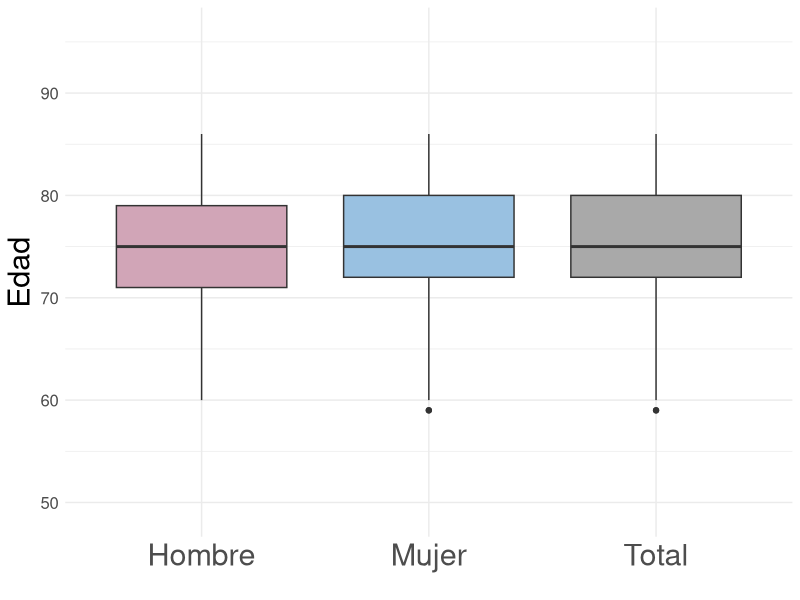
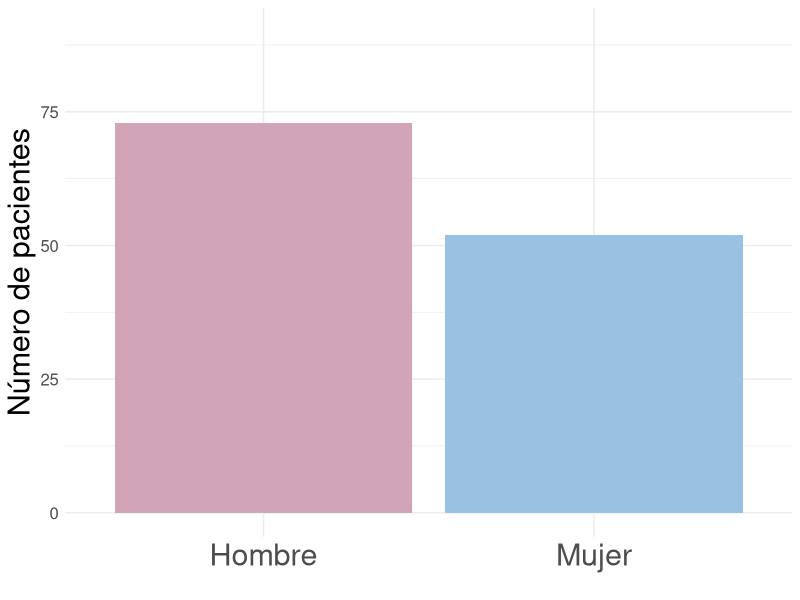
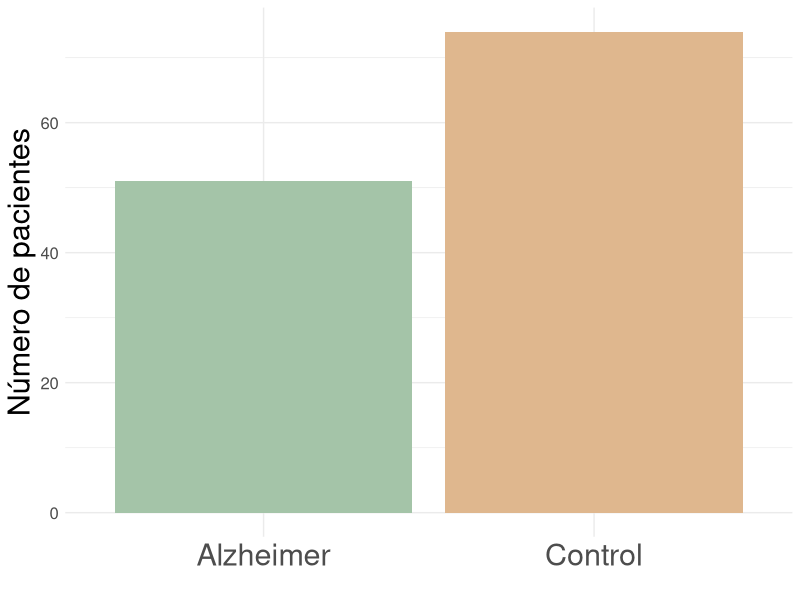
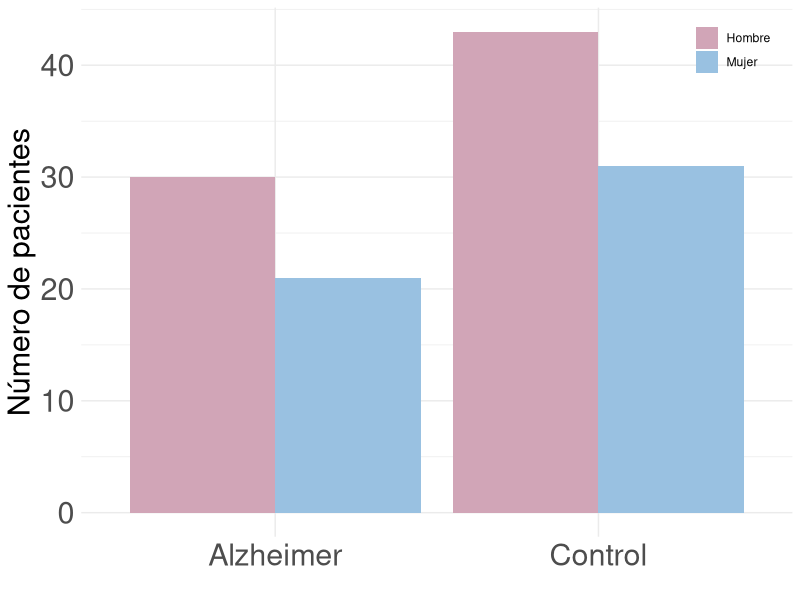
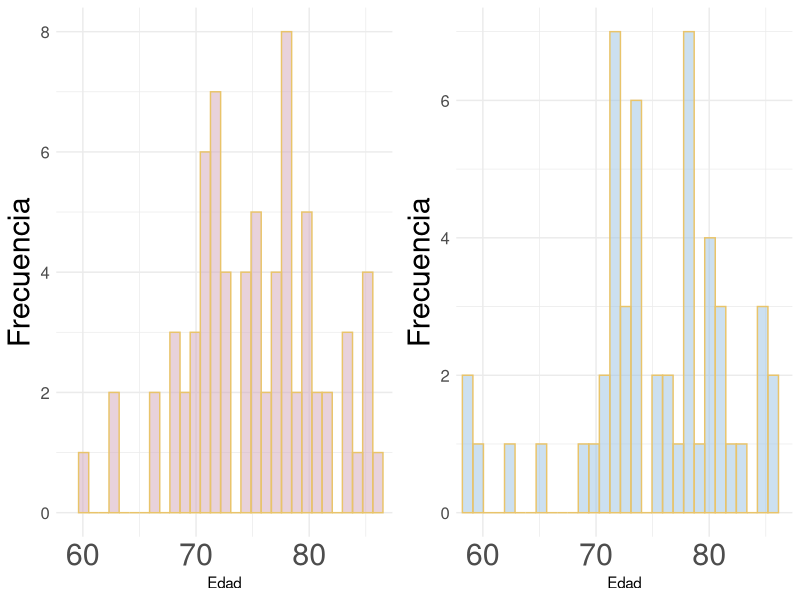
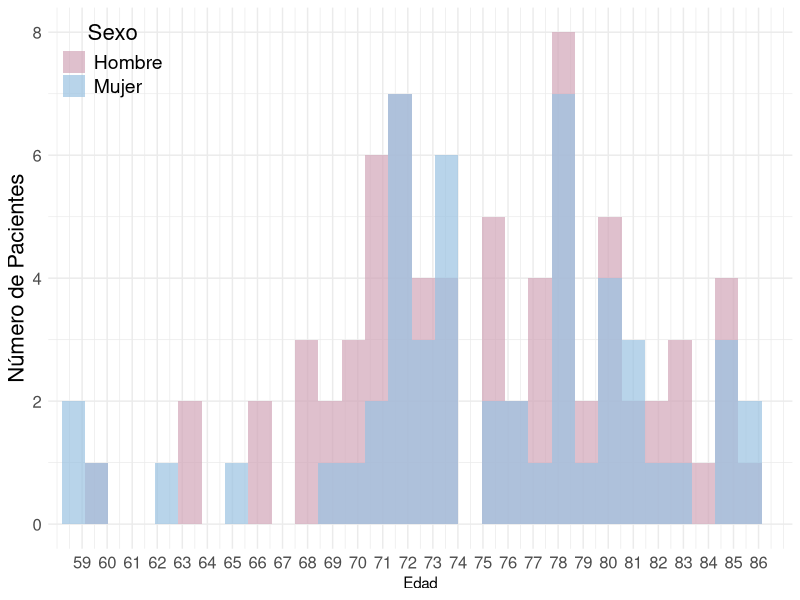
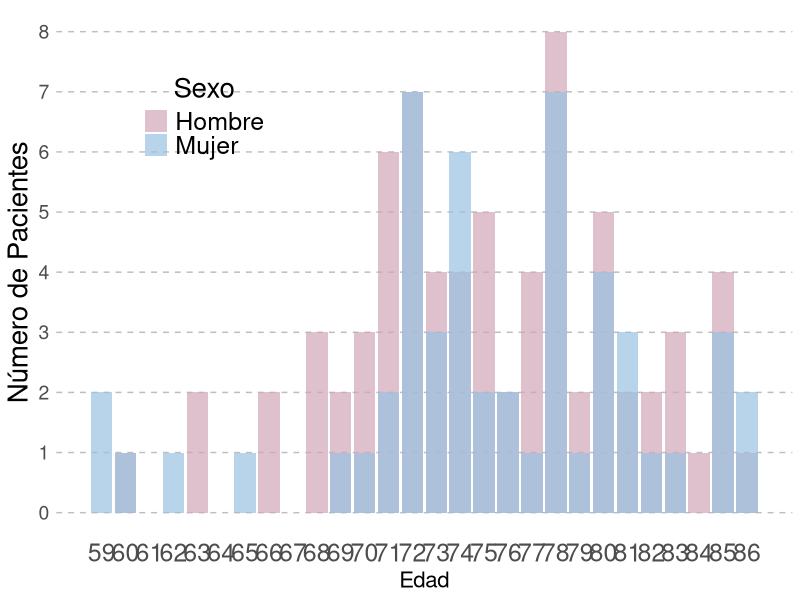
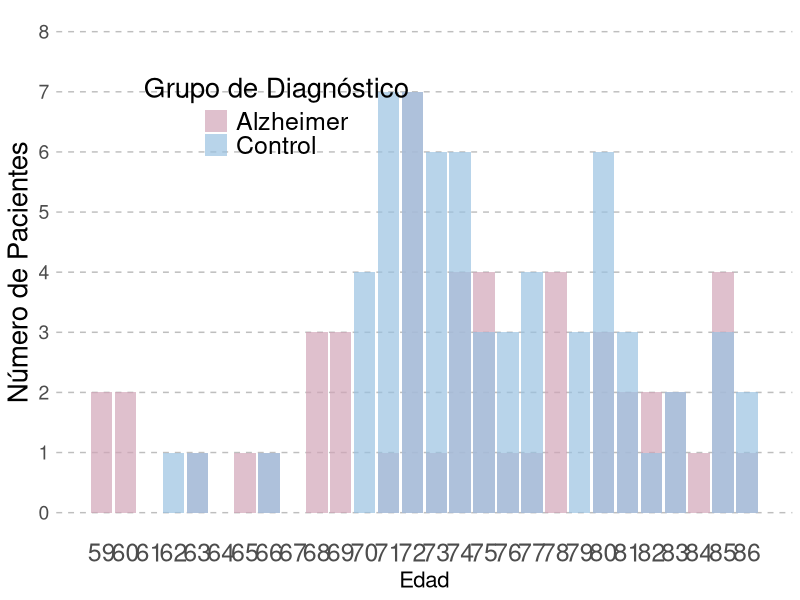

Here is the R script that generated these plots, in order:
# Cargar librerías
library(tidyverse)

# Cargar y procesar el CSV

data <- read.csv(file = "Demographics.csv", header = TRUE, sep= ";")
colnames(data) <- c("Participante", "Grupo de Diagnóstico", "Sexo", "Edad")
data <- data %>% mutate(Sexo = recode(Sexo, F = "Mujer", M = "Hombre"))
data <- data %>% mutate(`Grupo de Diagnóstico` = recode(`Grupo de Diagnóstico`, AD = "Alzheimer", CN = "Control"))


# Calcular estadísticas descriptivas
media_edad <- mean(data$Edad)
media_edad_H <- mean(data$Edad[data$Sexo == "Hombre"])
media_edad_M <- mean(data$Edad[data$Sexo == "Mujer"])
max_edad <- max(data$Edad)
max_edad_H <- max(data$Edad[data$Sexo == "Hombre"])
max_edad_M <- max(data$Edad[data$Sexo == "Mujer"])
min_edad_H <- min(data$Edad[data$Sexo == "Hombre"])
min_edad_M <- min(data$Edad[data$Sexo == "Mujer"])
min_edad <- min(data$Edad)
sd_edad <- sd(data$Edad)
n_mujeres <- sum(data$Sexo == "Mujer")
n_hombres <- sum(data$Sexo == "Hombre")
proporcion_sexo <- n_mujeres / n_hombres
n_alzheimer <- sum(data$`Grupo de Diagnóstico` == "Alzheimer")
n_control <- sum(data$`Grupo de Diagnóstico` == "Control")
proporcion_diagnostico <- n_alzheimer / n_control

# Gráfico de cajas para la edad

data_total <- data.frame(Edad = data$Edad, Sexo = "Total")
data_sex <- data[, c("Edad", "Sexo")]
data_sex$Sexo <- factor(data_sex$Sexo, levels = c("Total", "Mujer", "Hombre"))
data_combined <- rbind(data_total, data_sex)

edad_boxplot <- ggplot(data_combined, aes(x = Sexo, y = Edad, fill = Sexo)) +
  geom_boxplot() +
  scale_fill_manual(values = c("Total" = "#A9A9A9", "Mujer" = "#99C1E1", "Hombre" = "#D1A5B7")) +
  labs(x = "", y = "Edad") +
  theme_minimal() +
  theme(legend.position = "none", axis.text.y = element_text(size = 12), axis.text.x = element_text(size = 22), axis.title.y = element_text(size = 22)) +
  coord_cartesian(ylim = c(min(data_combined$Edad) - 10, max(data_combined$Edad) + 10))

print(edad_boxplot)

# Gráfico de barras para visualizar cuántos pacientes son hombre vs mujeres
genero_barplot <- ggplot(data, aes(x = Sexo, fill = Sexo)) +
  geom_bar() +
  scale_fill_manual(values = c("Mujer" = "#99C1E1", "Hombre" = "#D1A5B7")) +
  scale_y_continuous(limits = c(0, 90)) +
  labs(x = "", y = "Número de pacientes") +
  theme_minimal() +
  theme(legend.position = "none", axis.text.y = element_text(size = 12), axis.text.x = element_text(size = 22), axis.title.y = element_text(size = 22))

print(genero_barplot)



# Gráfico de barras para visualizar cuantos pacientes son Alzheimer y cuantos son Control
diagnostico_barplot <- ggplot(data, aes(x = `Grupo de Diagnóstico`, fill = `Grupo de Diagnóstico`)) +
  geom_bar() +
  scale_fill_manual(values = c("Alzheimer" = "#A4C4A8", "Control" = "#DFB78E")) +
  labs(x = "", y = "Número de pacientes") +
  theme_minimal() +
  theme(legend.position = "none", axis.text.y = element_text(size = 12), axis.text.x = element_text(size = 22), axis.title.y = element_text(size = 22))

print(diagnostico_barplot)


# Gráfico de barras para visualizar cuantos pacientes son Alzheimer y cuantos son Control, desglosado por sexo
diagnostico_sexo_barplot <- ggplot(data, aes(x = `Grupo de Diagnóstico`, fill = Sexo)) +
  geom_bar(position = "dodge") +
  scale_fill_manual(values = c("Mujer" = "#99C1E1", "Hombre" = "#D1A5B7")) +
  labs(x = "", y = "Número de pacientes") +
  theme_minimal() +
  theme(legend.position = c(0.98, 0.98), legend.justification = c(1, 1), legend.background = element_blank(), legend.title = element_blank(), axis.text.y = element_text(size = 22), axis.text.x = element_text(size = 22), axis.title.y = element_text(size = 22))

print(diagnostico_sexo_barplot)



library(ggplot2)
library(gridExtra)
library(dplyr)

# Filtramos los datos por sexo
data_H <- data %>% filter(Sexo == "Hombre")
data_M <- data %>% filter(Sexo == "Mujer")

# Gráficos de histogramas para la edad
p1 <- ggplot(data_H, aes(x = Edad)) +
    geom_histogram(fill="#D1A5B7", color="#e9c46a", alpha=0.5, bins=30) + 
    labs(x = "Edad", y = "Frecuencia") +
    theme_minimal() +
    theme(legend.position = "none", 
          axis.text.y = element_text(size = 12), 
          axis.text.x = element_text(size = 22), 
          axis.title.y = element_text(size = 22)) +
    coord_cartesian(xlim = c(min(data$Edad), max(data$Edad)))

p2 <- ggplot(data_M, aes(x = Edad)) +
    geom_histogram(fill="#99C1E1", color="#e9c46a", alpha=0.5, bins=30) + 
    labs(x = "Edad", y = "Frecuencia") +
    theme_minimal() +
    theme(legend.position = "none", 
          axis.text.y = element_text(size = 12), 
          axis.text.x = element_text(size = 22), 
          axis.title.y = element_text(size = 22)) +
    coord_cartesian(xlim = c(min(data$Edad), max(data$Edad)))

# Ahora los mostramos juntos
gridExtra::grid.arrange(p1, p2, ncol=2)


# Filtrar los datos por Sexo
data_hombre <- data[data$Sexo == "Hombre", ]
data_mujer <- data[data$Sexo == "Mujer", ]





scale_x_continuous(breaks = seq(min(data$Edad), max(data$Edad), by = 5))


# Crear el histograma
hist_plot <- ggplot() +
    geom_histogram(data = data_hombre, aes(x = Edad, fill = Sexo), bins = 30, alpha = 0.7) +
    geom_histogram(data = data_mujer, aes(x = Edad, fill = Sexo), bins = 30, alpha = 0.7) +
    scale_fill_manual(values = c("Hombre" = "#D1A5B7", "Mujer" = "#99C1E1")) +
    labs(x = "Edad", y = "Número de Pacientes", fill = "Sexo") +
    theme_minimal() +
    theme(legend.position = "top", legend.title = element_text(size = 16), legend.text = element_text(size = 14),
          axis.text.x = element_text(size = 12), axis.text.y = element_text(size = 12),
          axis.title.y = element_text(size = 16)) +
    guides(fill = guide_legend(title.position = "top", title.hjust = 0.5, title.vjust = 0.5)) +
    scale_x_continuous(breaks = seq(min(data$Edad), max(data$Edad), by = 1), labels = seq(min(data$Edad), max(data$Edad), by = 1)) +
    coord_cartesian(xlim = c(min(data$Edad), max(data$Edad))) +
    theme(axis.text.x = element_text(angle = 0, hjust = 0.5)) +
    theme(legend.justification = c(0, 1), legend.position = c(0, 1),
          legend.box.just = "left", legend.margin = margin(10, 10, 10, 10))

# Imprimir el histograma
print(hist_plot)



# Crear el histograma
hist_plot <- ggplot() +
    geom_bar(data = data_hombre, aes(x = Edad, fill = Sexo), alpha = 0.7, position = "dodge") +
    geom_bar(data = data_mujer, aes(x = Edad, fill = Sexo), alpha = 0.7, position = "dodge") +
    scale_fill_manual(values = c("Hombre" = "#D1A5B7", "Mujer" = "#99C1E1")) +
    labs(x = "Edad", y = "Número de Pacientes", fill = "Sexo") +
    theme_minimal() +
    theme(legend.position = "top-left", 
          legend.title = element_text(size = 16), 
          legend.text = element_text(size = 14),
          axis.text.x = element_text(size = 14), 
          axis.text.y = element_text(size = 14),
          axis.title.x = element_text(size = 16), 
          axis.title.y = element_text(size = 16),
          panel.grid.major = element_line(color = "gray", linetype = "dashed"),
          panel.grid.minor = element_blank(),
          panel.grid.major.x = element_blank()) +
    guides(fill = guide_legend(title.position = "top", title.hjust = 0.5, title.vjust = 0.5)) +
    scale_x_continuous(breaks = seq(min(data$Edad), max(data$Edad), by = 1), labels = seq(min(data$Edad), max(data$Edad), by = 1)) +
    scale_y_continuous(limits = c(0, 8), breaks = seq(0, 8, by = 1)) +
    coord_cartesian(xlim = c(min(data$Edad) - 0.5, max(data$Edad) + 0.5)) +
    theme(axis.text.x = element_text(angle = 0, hjust = 0.5, vjust = 1),
          legend.justification = c(0, 1), legend.position = c(0.1, 0.9),
          legend.box.just = "left", legend.margin = margin(10, 10, 10, 10))

# Aumentar el tamaño de las etiquetas y títulos
hist_plot <- hist_plot + 
    theme(axis.text.x = element_text(size = 18), 
          axis.title.y = element_text(size = 20),
          legend.title = element_text(size = 20),
          legend.text = element_text(size = 18))

# Imprimir el histograma
print(hist_plot)




###### Para edad en función de diagnóstico:

# Estadísticas para el grupo con diagnóstico de Alzheimer
media_edad_AD <- mean(data$Edad[data$`Grupo de Diagnóstico` == "Alzheimer"])
sd_edad_AD <- sd(data$Edad[data$`Grupo de Diagnóstico` == "Alzheimer"])
max_edad_AD <- max(data$Edad[data$`Grupo de Diagnóstico` == "Alzheimer"])
min_edad_AD <- min(data$Edad[data$`Grupo de Diagnóstico` == "Alzheimer"])

# Estadísticas para el grupo Control
media_edad_CN <- mean(data$Edad[data$`Grupo de Diagnóstico` == "Control"])
sd_edad_CN <- sd(data$Edad[data$`Grupo de Diagnóstico` == "Control"])
max_edad_CN <- max(data$Edad[data$`Grupo de Diagnóstico` == "Control"])
min_edad_CN <- min(data$Edad[data$`Grupo de Diagnóstico` == "Control"])

# Crear el histograma
hist_plot <- ggplot() +
    geom_bar(data = data[data$`Grupo de Diagnóstico` == "Alzheimer",], aes(x = Edad, fill = `Grupo de Diagnóstico`), alpha = 0.7, position = "dodge") +
    geom_bar(data = data[data$`Grupo de Diagnóstico` == "Control",], aes(x = Edad, fill = `Grupo de Diagnóstico`), alpha = 0.7, position = "dodge") +
    scale_fill_manual(values = c("Alzheimer" = "#D1A5B7", "Control" = "#99C1E1")) +
    labs(x = "Edad", y = "Número de Pacientes", fill = "Grupo de Diagnóstico") +
    theme_minimal() +
    theme(legend.position = "top-left", 
          legend.title = element_text(size = 16), 
          legend.text = element_text(size = 14),
          axis.text.x = element_text(size = 14), 
          axis.text.y = element_text(size = 14),
          axis.title.x = element_text(size = 16), 
          axis.title.y = element_text(size = 16),
          panel.grid.major = element_line(color = "gray", linetype = "dashed"),
          panel.grid.minor = element_blank(),
          panel.grid.major.x = element_blank()) +
    guides(fill = guide_legend(title.position = "top", title.hjust = 0.5, title.vjust = 0.5)) +
    scale_x_continuous(breaks = seq(min(data$Edad), max(data$Edad), by = 1), labels = seq(min(data$Edad), max(data$Edad), by = 1)) +
    scale_y_continuous(limits = c(0, 8), breaks = seq(0, 8, by = 1)) +
    coord_cartesian(xlim = c(min(data$Edad) - 0.5, max(data$Edad) + 0.5)) +
    theme(axis.text.x = element_text(angle = 0, hjust = 0.5, vjust = 1),
          legend.justification = c(0, 1), legend.position = c(0.1, 0.9),
          legend.box.just = "left", legend.margin = margin(10, 10, 10, 10))

# Aumentar el tamaño de las etiquetas y títulos
hist_plot <- hist_plot + 
    theme(axis.text.x = element_text(size = 18), 
          axis.title.y = element_text(size = 20),
          legend.title = element_text(size = 20),
          legend.text = element_text(size = 18))

# Imprimir el histograma
print(hist_plot)
